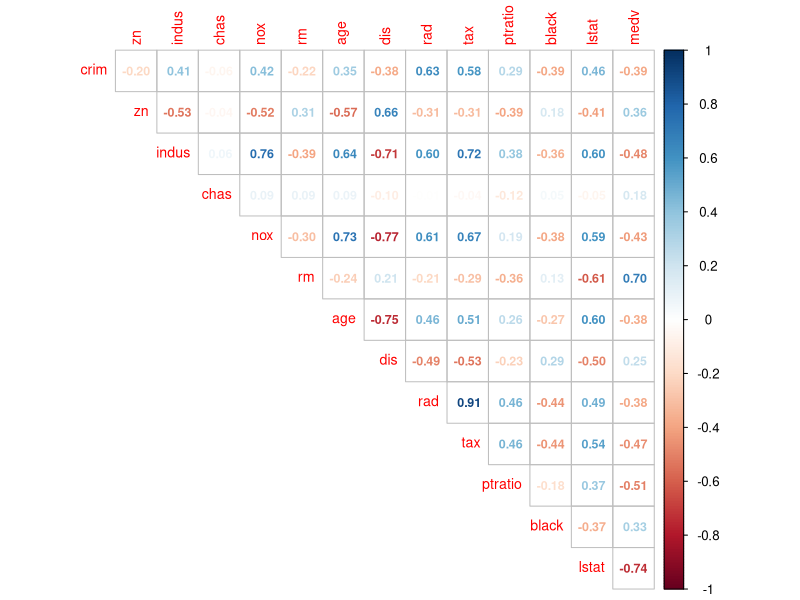
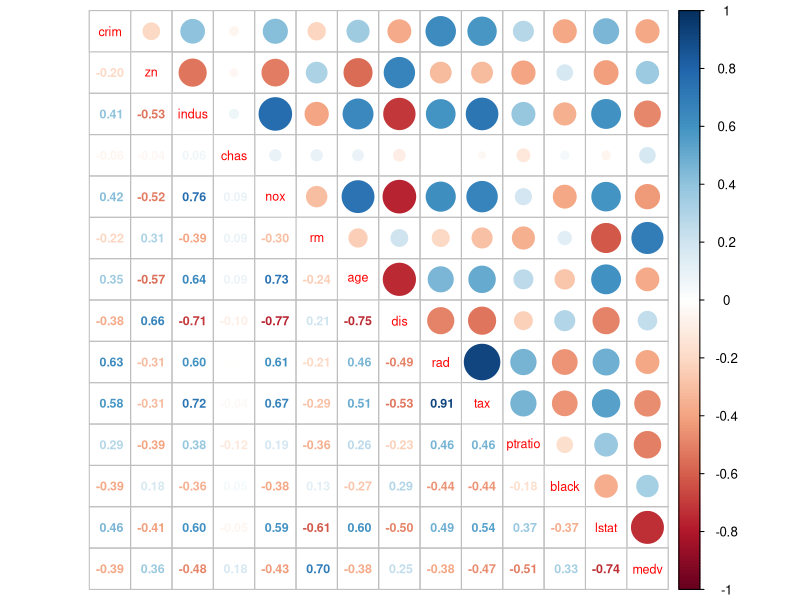
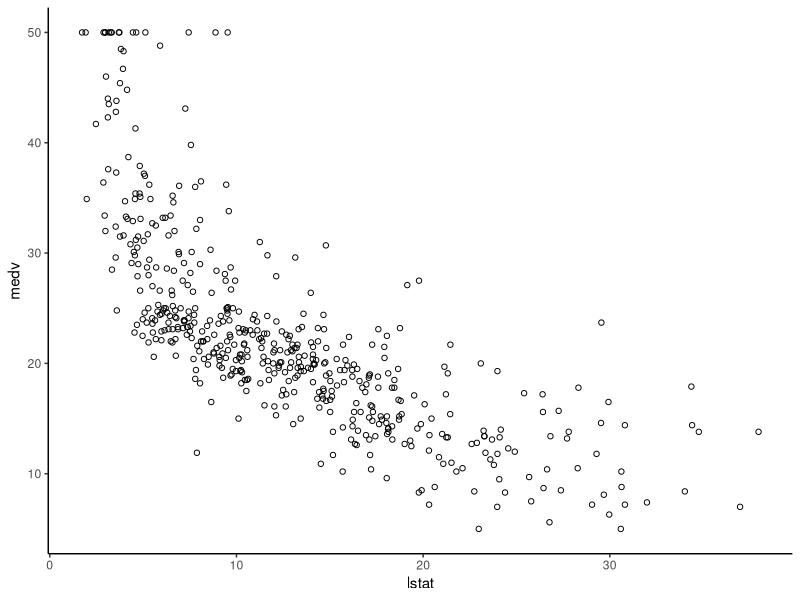
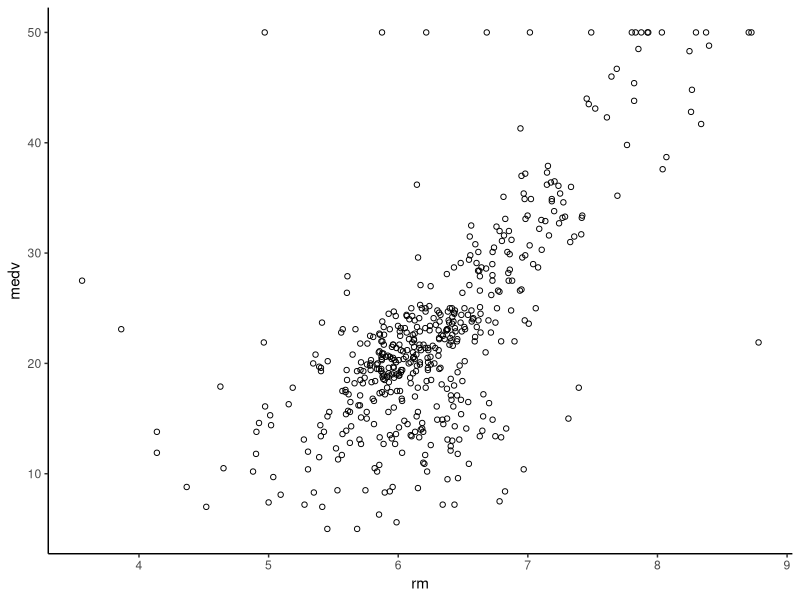
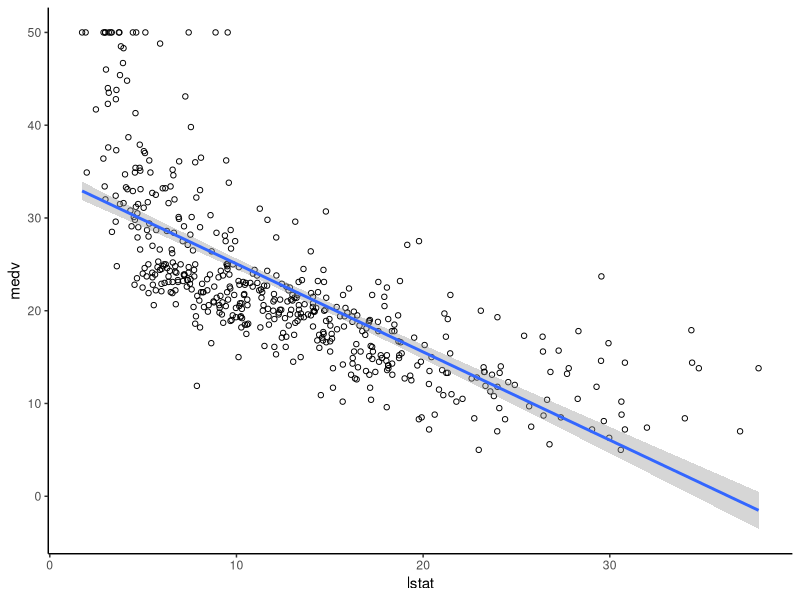
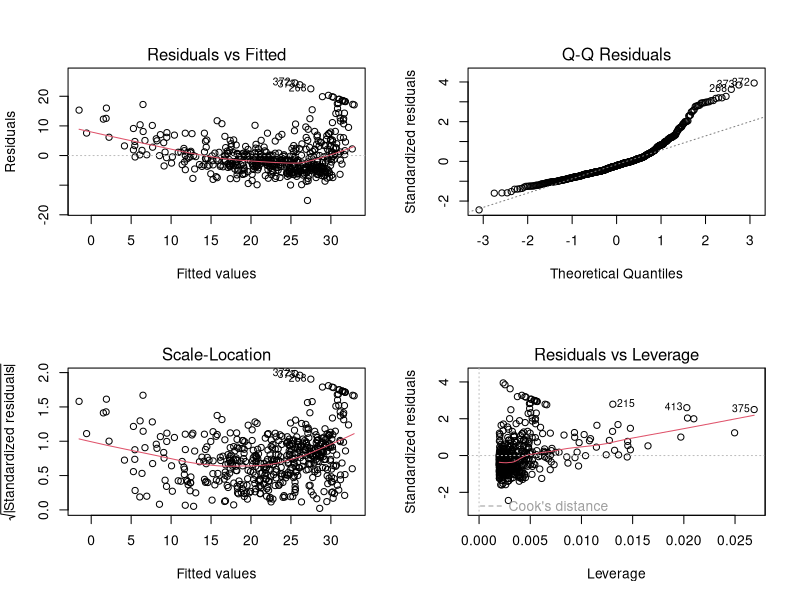
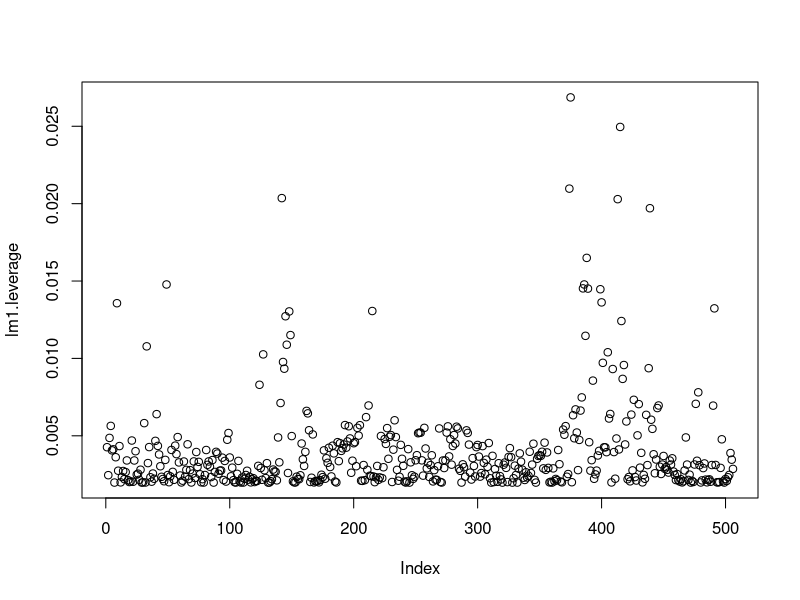
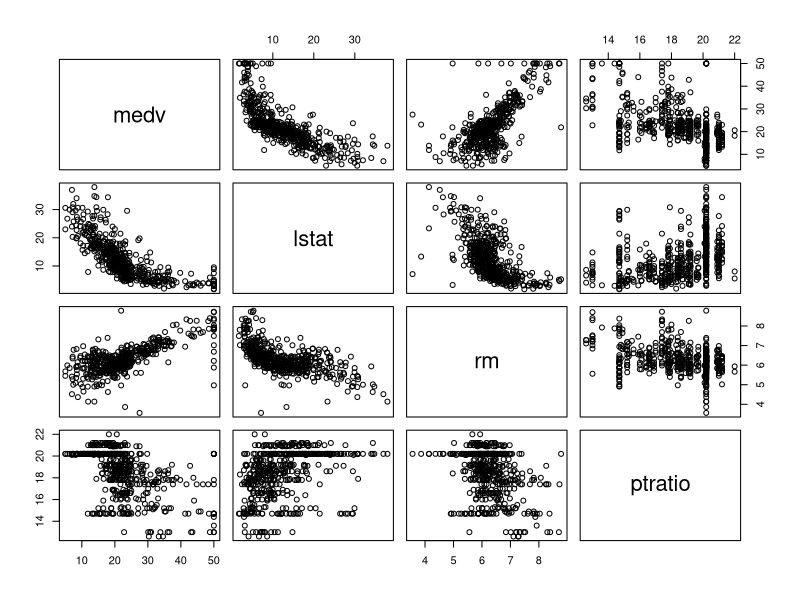

R code for these plots, in order:
##########################
# Linear Regression
##########################

# load MASS, corrplot and ggplot2
library(MASS)
#install.packages('corrplot')
library(corrplot)
library(ggplot2)

# examine the structure of the Boston dataset
str(Boston)

# bring out the docs for the dataset 
?Boston

# compute the correlation matrix
corr.matrix <- cor(Boston)

# one option for plotting correlations: using colors to represent the extent of correlation
corrplot(corr.matrix, method = "number", type = "upper", diag = FALSE, number.cex=0.75, tl.cex = 0.85)

# another option, with both colors and exact correlation scores
corrplot.mixed(corr.matrix, tl.cex=0.75, number.cex=0.75)

#  plot *lstat* against the response variable
ggplot(data = Boston, mapping = aes(x = lstat, y = medv)) +
  geom_point(shape = 1) +
  theme_classic()

#  plot *rm* against the response variable
ggplot(data = Boston, mapping = aes(x = rm, y = medv)) +
  geom_point(shape = 1) +
  theme_classic()

##########################
# Simple Linear Regression
##########################

# build an lm model with a formula: medv ~ lstat 
lm1 <- lm(medv ~ lstat, data = Boston)

# print the model summary
summary(lm1)

# print all attributes stored in the fitted model 
names(lm1)

# print the coefficients
lm1$coefficients

# print the coefficients with the coef() f.
coef(lm1)

# compute the RSS
lm1_rss <- sum(lm1$residuals^2)
lm1_rss

# compute 95% confidence interval
confint(lm1, level = 0.95)

##########################
## Making predictions
##########################

# create a test data frame containing only lstat variable and three observations: 5, 10, 15
df.test <- data.frame(lstat=c(5, 10, 15))

# calculate the predictions with the fitted model over the test data
predict(lm1, newdata = df.test)

# calculate the predictions with the fitted model over the test data, including the confidence interval
predict(lm1, newdata = df.test, interval = "confidence")

# calculate the predictions with the fitted model over the test data, including the prediction interval
predict(lm1, newdata = df.test, interval = "predict")

# plot the data points and the regression line
ggplot(data = Boston, mapping = aes(x = lstat, y = medv)) +
  geom_point(shape = 1) +
  geom_smooth(method = "lm") +
  theme_classic()

##########################
## Diagnostic Plots
##########################

# split the plotting area into 4 cells
par(mfrow=c(2,2))

# print the diagnostic plots
plot(lm1)

# reset the plotting area
par(mfrow=c(1,1)) 

# compute the leverage statistic
lm1.leverage <- hatvalues(lm1)
plot(lm1.leverage)

# calculate the number of high leverage points 
n <- nrow(Boston)
p <- 1
cutoff <- 2*(p+1)/n
length(which(lm1.leverage > cutoff))

###############################
## Multiple Linear Regression
###############################

# generate the scatterplots for variables medv, lstat, rm, ptratio
pairs(~medv + lstat + rm + ptratio, data = Boston)

# install.packages('caret')
library(caret)

# assure the replicability of the results by setting the seed 
set.seed(123)

# generate indices of the observations to be selected for the training set
train.indices <- createDataPartition(Boston$medv, p = 0.80, list = FALSE)

# select observations at the positions defined by the train.indices vector
train.boston <- Boston[train.indices,]

# select observations at the positions that are NOT in the train.indices vector
test.boston <- Boston[-train.indices,]

# print the summary of the outcome variable on both train and test sets
summary(train.boston$medv)
summary(test.boston$medv)

# build an lm model with a train dataset using the formula: medv ~ lstat + rm + ptratio
lm2 <- lm(medv ~ lstat + rm + ptratio, data = train.boston)

# print the model summary
summary(lm2)

# calculate the predictions with the lm2 model over the test data
lm2.predict <- predict(lm2, newdata = test.boston)

# print out a few predictions
head(lm2.predict)

# combine the test set with the predictions
test.boston.lm2 <- cbind(test.boston, pred = lm2.predict) 

# plot actual (medv) vs. predicted values
ggplot(data = test.boston.lm2) + 
  geom_density(mapping = aes(x=medv, color = 'real')) +
  geom_density(mapping = aes(x=pred, color = 'predicted')) +
  scale_colour_discrete(name ="medv distribution") +
  theme_classic()

# calculate RSS
lm2.test.RSS <- sum((lm2.predict - test.boston$medv)^2)

# calculate TSS
lm.test.TSS <- sum((mean(train.boston$medv) - test.boston$medv)^2)

# calculate R-squared on the test data
lm2.test.R2 <- 1 - lm2.test.RSS/lm.test.TSS
lm2.test.R2

# calculate RMSE
lm2.test.RMSE <- sqrt(lm2.test.RSS/nrow(test.boston))
lm2.test.RMSE

# compare medv mean to the RMSE
mean(test.boston$medv)
lm2.test.RMSE/mean(test.boston$medv)

# build an lm model with the training set using all of the variables
lm3 <- lm(medv ~ ., data = train.boston) # note the use of '.' to mean all variables

# print the model summary
summary(lm3)

# check for multicolinearity using the vif function (from the 'car' package)
library(car)

# calculate vif
vif(lm3)

# calculate square root of the VIF
sort(sqrt(vif(lm3)))

# build an lm model with the training set using all of the variables except 'rad'
# (multicolinearity was detected for 'rad') 
lm4 <- lm(medv ~ . - rad, data = train.boston) # note the use of '-' to exclude the rad variable

# print the model summary
summary(lm4)

# calculate the predictions with the new model over the test data
lm4.predict <- predict(lm4, newdata = test.boston)

# print out a few predictions
head(lm4.predict)

# combine the test set with the predictions
test.boston.lm4 <- cbind(test.boston, pred = lm4.predict) 

# plot actual (medv) vs. predicted values
ggplot(data = test.boston.lm4) + 
  geom_density(mapping = aes(x=medv, color = 'real')) +
  geom_density(mapping = aes(x=pred, color = 'predicted')) +
  scale_colour_discrete(name ="medv distribution") +
  theme_classic()

# calculate RSS
lm4.test.RSS <- sum((lm4.predict - test.boston$medv)^2)

# calculate R-squared on the test data
lm4.test.R2 <- 1 - lm4.test.RSS/lm.test.TSS
lm4.test.R2

# calculate RMSE
lm4.test.RMSE <- sqrt(lm4.test.RSS/nrow(test.boston))
lm4.test.RMSE
